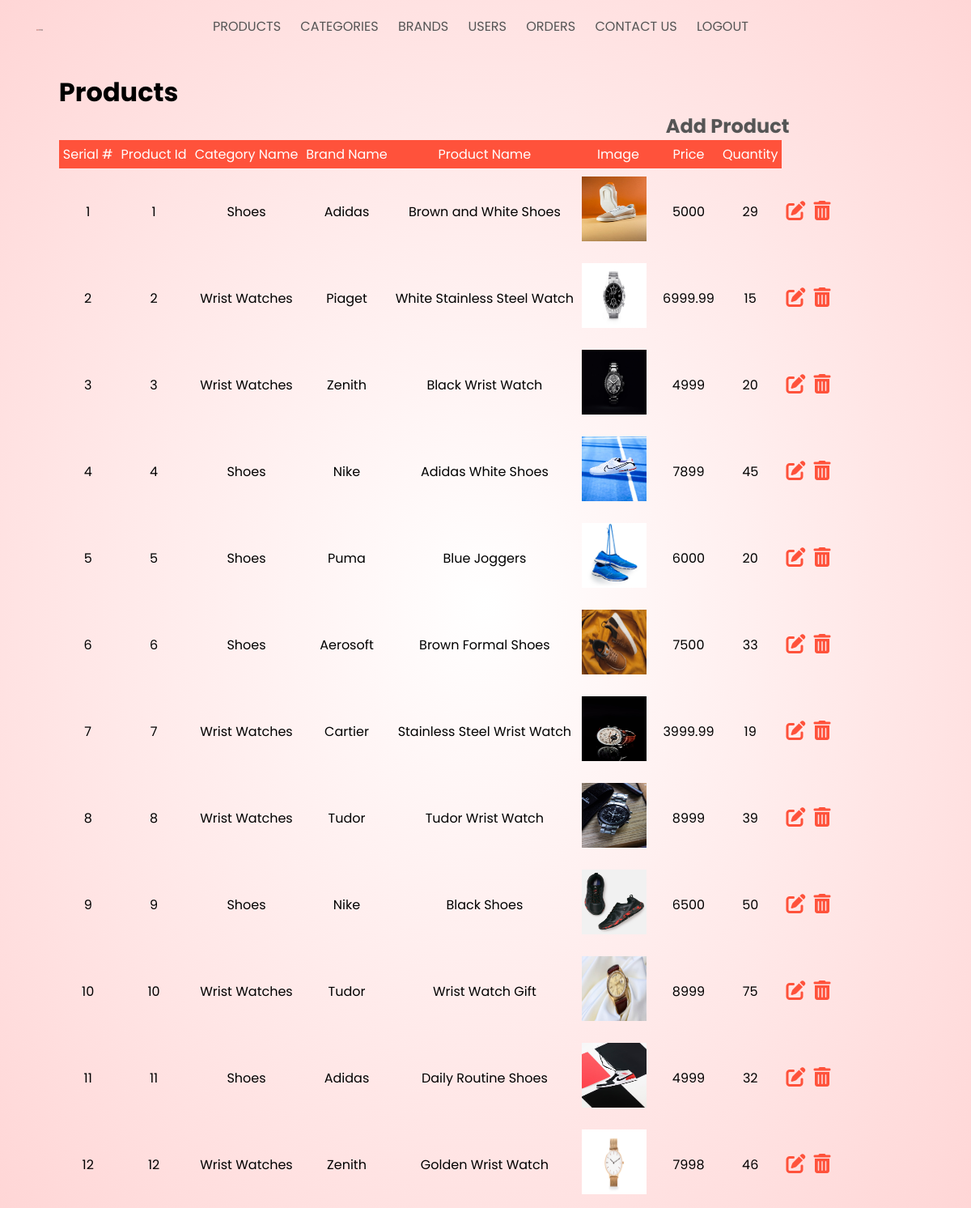
Screenshot of /Project/admin/products.php (signed in) with the database file from the repository.
### tables this page shows
CREATE TABLE `products` (
  `product_id` int(11) NOT NULL,
  `brand_id` int(11) NOT NULL,
  `category_id` int(11) NOT NULL,
  `product_name` varchar(255) NOT NULL,
  `price` float NOT NULL,
  `quantity` int(11) NOT NULL,
  `image` varchar(255) NOT NULL,
  `status` int(11) NOT NULL,
  `short_desc` text NOT NULL,
  `description` text NOT NULL
);

CREATE TABLE `categories` (
  `category_id` int(11) NOT NULL,
  `category_name` varchar(255) NOT NULL
);

CREATE TABLE `brands` (
  `brand_id` int(11) NOT NULL,
  `brand_name` varchar(255) NOT NULL
);

### Project/admin/products.php (the view, shortened to what this page needs)
<?php
require('header.php');
$sql = "select p.*, c.category_name, b.brand_name from products p, categories c, brands b where p.brand_id = b.brand_id and p.category_id = c.category_id order by p.product_id";
$res = mysqli_query($con, $sql);
?>
<div class="content pb-0">
   <div class="orders">
      <div class="row">
         <div class="col-xl-12">
            <div class="card">
               <div class="card-body">
                  <br><h1 class="box-title">Products </h1>
                  <h2 style="margin-left: 46.875rem;"><a href="product.php">Add Product </a></h2>
               </div>
               <div class="card-body--">
                  <div class="table-stats order-table ov-h">
                     <table class="table ">
                        <thead>
                           <tr>
                              <th class="serial">Serial #</th>
                              <th>Product Id</th>
                              <th>Category Name</th>
                              <th>Brand Name</th>
                              <th>Product Name</th>
                              <th>Image</th>
                              <th>Price</th>
                              <th>Quantity</th>
                           </tr>
                        </thead>
                        <tbody>
                           <?php
                           $i = 1;
                           while($row = mysqli_fetch_assoc($res)){?>
                           <tr>
                              <td class="serial"><?php echo $i ?></td>
                              <td><?php echo $row['product_id'] ?></td>
                              <td><?php echo $row['category_name'] ?></td>
                              <td><?php echo $row['brand_name'] ?></td>
                              <td><?php echo $row['product_name'] ?></td>
                              <td><img src="../images/<?php echo $row['image'] ?>"/></td>
                              <td><?php echo $row['price'] ?></td>
                              <td><?php echo $row['quantity'] ?></td>
                              <?php
                              echo "<td><a href = 'product.php?product_id=".$row['product_id']."'><i class='fas fa-edit fa-2x'></i></a></td>";
                              echo "<td><a href = '?type=delete&product_id=".$row['product_id']."'><i class='fas fa-trash-alt fa-2x'></i></a></td>";
                              ++$i;
                              } ?>
                           </tr>
                        </tbody>
                     </table>
                  </div>
               </div>
            </div>
         </div>
      </div>
   </div>
</div>

### Project/style.css (style rules this page uses)
* { margin: 0; padding: 0; box-sizing: border-box; }
a { text-decoration: none; color: #555; }
.row { display: flex; align-items: centre; flex-wrap: wrap; justify-content:space-around; }
.row::after { content: ""; clear: both; display: table; }
table { width:100%; border-collapse: collapse; }
th { text-align: center; padding: 0.3125rem; color: #fff; background: #ff523b; font-weight: normal; }
td { text-align: center; padding: 0.625rem 0.3125rem; }
td a { color: #ff523b; font-size: 0.75rem; }
td img { width: 5rem; height: 5rem; margin-right: 0.625rem; }

### rows the page displays
products: product_id "1", category.category_name "Shoes", brand.brand_name "Adidas", product_name "Brown and White Shoes", image (picture), price "5000", quantity "29"
products: product_id "2", category.category_name "Wrist Watches", brand.brand_name "Piaget", product_name "White Stainless Steel Watch", image (picture), price "6999.99", quantity "15"
products: product_id "3", category.category_name "Wrist Watches", brand.brand_name "Zenith", product_name "Black Wrist Watch", image (picture), price "4999", quantity "20"
products: product_id "4", category.category_name "Shoes", brand.brand_name "Nike", product_name "Adidas White Shoes", image (picture), price "7899", quantity "45"
products: product_id "5", category.category_name "Shoes", brand.brand_name "Puma", product_name "Blue Joggers", image (picture), price "6000", quantity "20"
products: product_id "6", category.category_name "Shoes", brand.brand_name "Aerosoft", product_name "Brown Formal Shoes", image (picture), price "7500", quantity "33"
products: product_id "7", category.category_name "Wrist Watches", brand.brand_name "Cartier", product_name "Stainless Steel Wrist Watch", image (picture), price "3999.99", quantity "19"
products: product_id "8", category.category_name "Wrist Watches", brand.brand_name "Tudor", product_name "Tudor Wrist Watch", image (picture), price "8999", quantity "39"
products: product_id "9", category.category_name "Shoes", brand.brand_name "Nike", product_name "Black Shoes", image (picture), price "6500", quantity "50"
products: product_id "10", category.category_name "Wrist Watches", brand.brand_name "Tudor", product_name "Wrist Watch Gift", image (picture), price "8999", quantity "75"
products: product_id "11", category.category_name "Shoes", brand.brand_name "Adidas", product_name "Daily Routine Shoes", image (picture), price "4999", quantity "32"
products: product_id "12", category.category_name "Wrist Watches", brand.brand_name "Zenith", product_name "Golden Wrist Watch", image (picture), price "7998", quantity "46"
